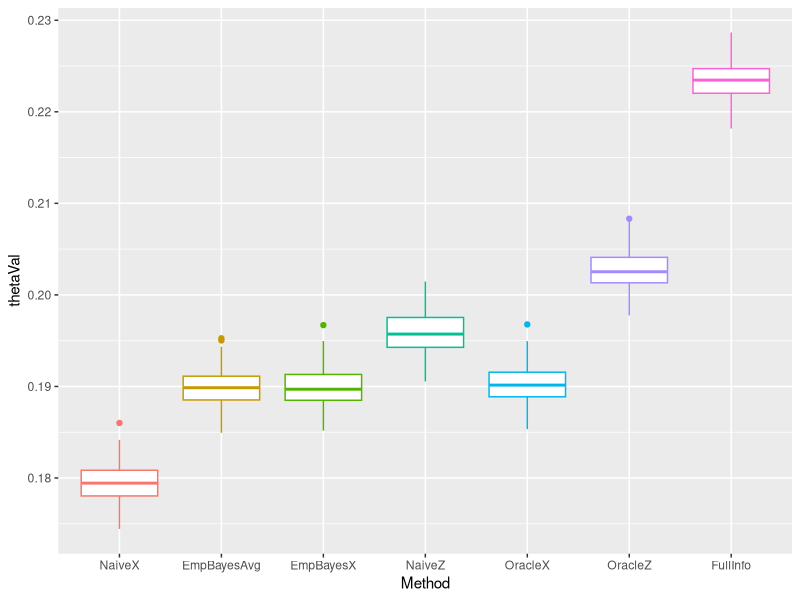
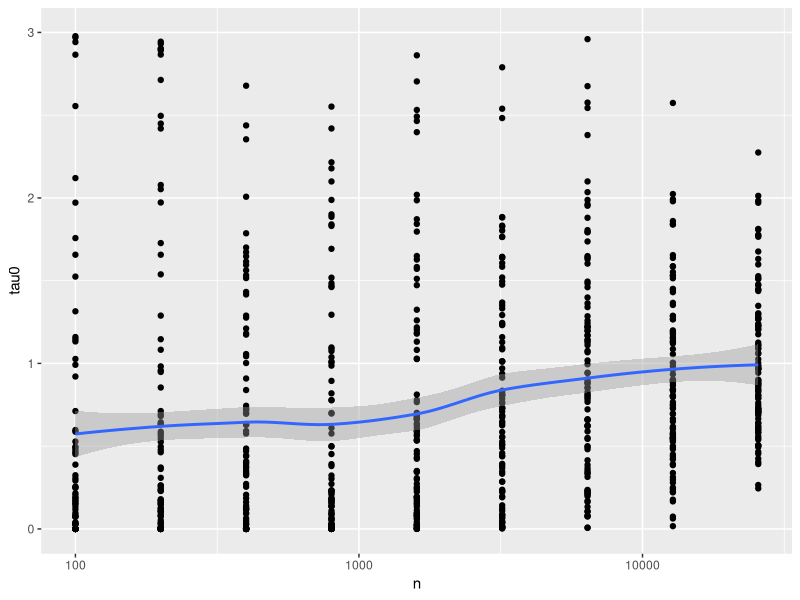

R code for these plots, in order: (Note: this script raises an error after producing the figures.)
###  analyzing the empirical bayes Knapsack stuff
library(dplyr)
library(ggplot2)
library(reshape2)

setwd("~/Dropbox/Empirical Bayes/Experiments/Normal Model/")
dat = read.csv("test1_results_1_8675309.csv")

##reorder so that methods in a sensible order
dat$Method = factor(dat$Method, levels=c("NaiveX", "EmpBayesAvg", "EmpBayesX", "NaiveZ", "OracleX", "OracleZ", "FullInfo"))

#compare across for a singel n
filter(dat, n==25600) %>%
ggplot(aes(x=Method, y=thetaVal, color=Method, group=Method), data=.) + 
  geom_boxplot() + theme(legend.position="none")

dat %>% group_by(n, Method) %>%
  summarise(avg = mean(thetaVal), med=median(thetaVal), 
            low = quantile(thetaVal, .05), up = quantile(thetaVal, .95)) %>%
  arrange(n, desc(avg))

#what's happenign with taus?
dat %>% filter(Method=="EmpBayesX") %>%
  ggplot(aes(x=n, y=tau0), data=.) + 
  geom_point() + 
  scale_x_log10() + 
  geom_smooth()+ ylim(0, 3)




##NaiveX's Yval compare to NaiveX's thetaval?  Would expect unbiased estimate.
t_dat = filter(dat, Method=="NaiveX") %>%
  select(n, Run, YVal, thetaVal) %>%
  mutate(diff = YVal - thetaVal)

t_dat %>% group_by(n) %>%
  summarise(avg = mean(diff), std = sd(diff)/10, 
            low = avg-std, high=avg+std) %>%
  select(n, avg, low, high)

  ggplot(aes(x=YVal, y=thetaVal), data=.) + 
  geom_point() + geom_abline()
  
  
  
  melt(id.vars = c("n", "Run"), measure.vars=c("thetaVal", "YVal")) %>%
  cast(Run + n ~ variable) %>%
  head()



##Does NaiveZ perform better than Naive X?

##Q's for full data-set.
# How do EmpBayesX and EmpBayesAvg compare?




###Sanity Checks
##Some checks: OracleX >= EmpBayesX path by path for thetaval.  Should be nearly identical
filter(dat, Method %in% c("EmpBayesX", "OracleX")) %>%
  select(Run, n, Method, thetaVal) %>%
  dcast(formula=Run + n ~ Method) %>%
  ggplot(aes(x=EmpBayesX, y=OracleX, color=factor(n)), data=.) + 
  geom_point() + 
  geom_abline()

##EmpBayesX >= NaiveX path by path for yval... should hold approx for thetaval
filter(dat, Method %in% c("EmpBayesX", "NaiveX")) %>%
  select(Run, n, Method, thetaVal) %>%
  dcast(formula=Run + n ~ Method) %>%
  ggplot(aes(x=EmpBayesX, y=NaiveX, color=factor(n)), data=.) + 
  geom_point() + 
  geom_abline()
